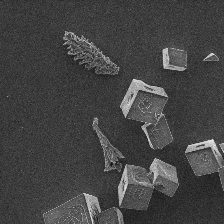
#> input picture data/Dataset/100.tif, 224 x 224 px, found by its file name; its folder holds only this picture in this run
$ jupyter execute --allow-errors Image_segmentation.ipynb
#> lines starting #> are read from the running program, lines starting #| are printed output that depends on the picture; after the words box and inside, x2 and y2 are one past the last pixel; in counts of white or black regions, pixels touching at a corner belong together
[cell 1]
import segmentation_models_pytorch as smp

#> (the rest of this cell did not finish here and is left out)

[cell 2]
import matplotlib.pyplot as plt
from skimage.color import rgb2gray
from skimage import io
from skimage.segmentation import chan_vese
import os

[cell 3]
image_dir = "data\Dataset"

[cell 4]
image_files = [file for file in os.listdir(image_dir) if file.endswith(".tif")]


for i, image_file in enumerate(image_files[:2]):
    fig, axes = plt.subplots(1, 3, figsize=(10,50))
    image_path = os.path.join(image_dir, image_file)
    image = io.imread(image_path)
#> image is the input picture: shape (224, 224, 3); min 23, max 232, mean 67.6
    gray = rgb2gray(image)
    chanvese_gray_astronaut = chan_vese(gray,
									max_num_iter=100,
									extended_output=True)
    ax = axes.flatten()
    ax[0].imshow(gray, cmap="gray")
    ax[0].set_title(f" Image{i+1} - Original Image")
    ax[1].imshow(chanvese_gray_astronaut[0], cmap="gray")
    title = "Chan-Vese segmentation - {} iterations".format(len(chanvese_gray_astronaut[2]))
#> title = 'Chan-Vese segmentation - 51 iterations'
    ax[1].set_title(title)
    ax[2].imshow(chanvese_gray_astronaut[1], cmap="gray")
    ax[2].set_title("Final Level Set")
    plt.show()
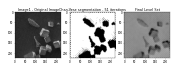
#> figure drawn by matplotlib, 3 panels

[cell 5]
image_files = [file for file in os.listdir(image_dir) if file.endswith(".tif")]

for i, image_file in enumerate(image_files[:2]):
    fig, axes = plt.subplots(1, 3, figsize=(10,50))
    image_path = os.path.join(image_dir, image_file)
    image = io.imread(image_path)
    gray = rgb2gray(image)
    chanvese_gray_astronaut = chan_vese(gray,mu=0.2, lambda1=1, lambda2=1, tol=1e-3,
									max_num_iter=120,dt=0.5, init_level_set="checkerboard",
									extended_output=True)
    #cv = chan_vese(image, mu=0.25, lambda1=1, lambda2=1, tol=1e-3,
               #max_num_iter=200, dt=0.5, init_level_set="checkerboard",
              # extended_output=True)


    ax = axes.flatten()
    ax[0].imshow(gray, cmap="gray")
    ax[0].set_title(f" Image{i+1} - Original Image")
    ax[1].imshow(chanvese_gray_astronaut[0], cmap="gray")
    title = "Chan-Vese segmentation - {} iterations".format(len(chanvese_gray_astronaut[2]))
#> title = 'Chan-Vese segmentation - 54 iterations'
    ax[1].set_title(title)
    ax[2].imshow(chanvese_gray_astronaut[1], cmap="gray")
    ax[2].set_title("Final Level Set")
    plt.show()

[cell 6]
from skimage.segmentation import slic
from skimage.color import label2rgb
import skimage
import numpy as np

[cell 7]
blurred_image_list = []

for i, image_file in enumerate(image_files):
    print(f"Processing image {i+1}: {image_file}")
    image_path = os.path.join(image_dir, image_file)
    image = io.imread(image_path)
    gray_image = skimage.color.rgb2gray(image)
    blurred_image = skimage.filters.gaussian(gray_image, sigma=1.0)
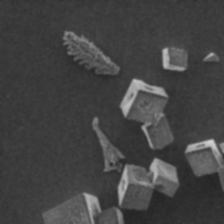
#> blurred_image: shape (224, 224) float64; min 0.145, max 0.828, mean 0.265
    blurred_image_list.append(blurred_image)

blurred_image_stack = np.stack(blurred_image_list)

[cell 8]
histogram, bin_edges = np.histogram(blurred_image, bins=256, range=(0.0, 1.0))
#> histogram = 256 values, max 4204 at index 60, min 0 at index 0, mean 196; bin_edges = 257 values from 0 to 1
fig, ax = plt.subplots()
plt.plot(bin_edges[0:-1], histogram)
plt.title("Graylevel histogram")
plt.xlabel("gray value")
plt.ylabel("pixel count")
plt.xlim(0, 1.0)
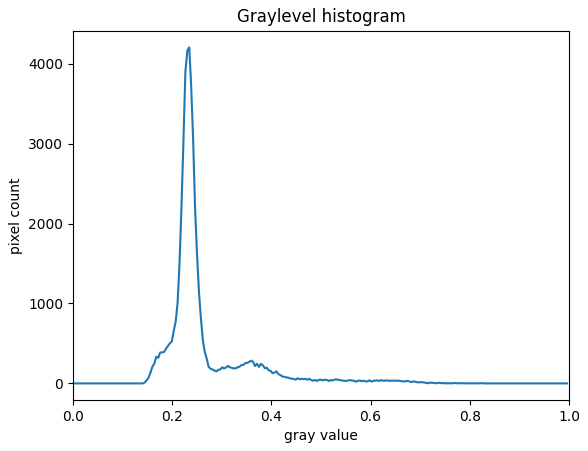
#> figure drawn by matplotlib, 1 panel; curve peaks at x = 0.234, y = 4204

[cell 9]
mask_stack = np.zeros_like(blurred_image_stack, dtype=bool)
for i, image in enumerate(blurred_image_stack):
    t = skimage.filters.threshold_otsu(image)
    mask_stack[i] = image > t
    print("Found automatic threshold t = {}.".format(t))
#> this loop made 1 pass
#> t on pass 1: 0.338
#| Found automatic threshold t = 0.33822857892152547.

mask_stack.shape
#> Out = (1, 224, 224)

[cell 10]
fig, ax = plt.subplots()
#> (the rest of this cell did not finish here and is left out)

[cell 11]
selection_list = []
for i, image_file in enumerate(image_files):
    bin_mask = mask_stack[i]
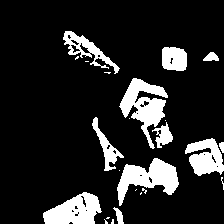
#> bin_mask: shape (224, 224) bool; 14.6% white; 24 white regions (13 under 20 px), largest, box (x1, y1, x2, y2) and area: (119, 78, 168, 149) 1467, (117, 158, 179, 206) 1407, (43, 192, 102, 224) 1231
    image_file = image_files[i]
    image_path = os.path.join(image_dir, image_file)
    image = io.imread(image_path)
    selection = image.copy()
    selection[~bin_mask] = 0
    selection_list.append(selection)

mask_stack = mask_stack.astype(np.uint8)

[cell 12]
fig, ax = plt.subplots()
#> (the rest of this cell did not finish here and is left out)

[cell 13]
import cv2
import numpy as np

output_dir = "images/"

for i, image_file in enumerate(image_files):
    num_labels, labels, stats, centroids = cv2.connectedComponentsWithStats(mask_stack[i])

    for label in range(1, num_labels):
        x, y, width, height, area = stats[label]

        object_mask = (labels == label)

        tmp = selection_list[i].copy()
        tmp[~object_mask] = 0
        object_mask = object_mask.astype(np.uint8) * 255

        cropped_object = tmp[y:y+height, x:x+width]

        if height * width > 255:
            blank_img = 255 * np.zeros(shape=[224, 224, 3], dtype=np.uint8)
            imageX = 112 - int(width / 2)
            imageY = 112 - int(height / 2)

            blank_img[imageY:imageY + height, imageX:imageX + width] = cropped_object
            output_filename = f"object_{i}_{label}.png"
            cv2.imwrite(output_dir+output_filename, blank_img)
#> this loop made 1 pass
#> num_labels on pass 1: 25
#> pass 1, `num_labels, labels, stats, centroids = cv2.connectedComponentsWithStat..`:
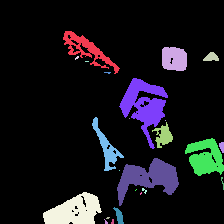
#> labels: shape (224, 224) int32; 25 distinct labels, from 0 to 24; one colour per label, 0 black
#> after the loop:
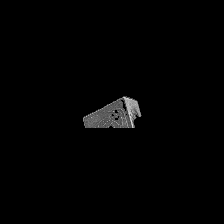
#> blank_img: shape (224, 224, 3); min 0, max 220, mean 2.6
#> after the loop:
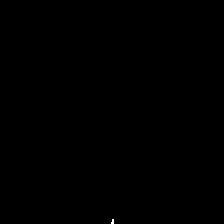
#> object_mask: shape (224, 224); 0.02% white in thin lines or dots, all inside (x1, y1, x2, y2) = (111, 219, 114, 224)

[cell 14]
slic_pictures = []

for i, image_file in enumerate(image_files):
	print(f"Processing image {i+1}: {image_file}")

	image_path = os.path.join(image_dir, image_file)
	image = io.imread(image_path)

	segments = slic(image,
						n_segments=2000,
						compactness=5, sigma = 1)
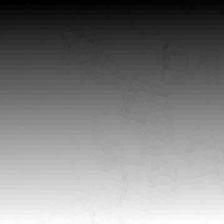
#> segments: shape (224, 224) int64; min 1, max 1880, mean 949.5; drawn with min black and max white

	slic_pictures.append(segments)

slic_stack = np.stack(slic_pictures)
slic_stack.shape
#> Out = (1, 224, 224)

[cell 15]
i = 2

plt.figure(figsize=(12, 6))

#> (the rest of this cell did not finish here and is left out)

[cell 16]
img_gray_list = []

for i, slic_image in enumerate(slic_stack):
    image_file = image_files[i]
#> image_file = '100.tif'
    image_path = os.path.join(image_dir, image_file)
    image = io.imread(image_path)
    img_segmented = label2rgb(slic_image, image, kind = 'avg')
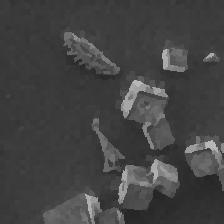
#> img_segmented: shape (224, 224, 3); min 38, max 184, mean 67.2
    img_gray = skimage.color.rgb2gray(img_segmented)
    img_gray_list.append(img_gray)

[cell 17]
img_gray_stack = np.stack(img_gray_list)

[cell 18]
t = 0.31

mask_stack = np.zeros_like(img_gray_stack, dtype=bool)
for i, image in enumerate(img_gray_list):
    mask_stack[i] = image < t
#> this loop made 1 pass

[cell 19]
for i, image_file in enumerate(image_files):
    image_file = image_files[i]
    image_path = os.path.join(image_dir, image_file)
    image = io.imread(image_path)
    selection = image.copy()
    selection[~bin_mask] = 0

fig, ax = plt.subplots()
plt.imshow(selection)

[cell 20]
import cv2
import numpy as np

bin_mask = bin_mask.astype(np.uint8)
num_labels, labels, stats, centroids = cv2.connectedComponentsWithStats(bin_mask)
#> stats = 25 rows, first 6: [0, 0, 224, 224, 42864], [63, 31, 57, 43, 677], [162, 47, 25, 24, 531], [203, 52, 16, 9, 97], [75, 56, 4, 4, 9], [85, 61, 4, 1, 4]; centroids = 25 pairs, first value 74.08 to 222.2, second value 49.44 to 221.6

for i, image_file in enumerate(image_files):


    for label in range(1, num_labels):
        # Extract the bounding box coordinates of the object
        x, y, width, height, area = stats[label]

        object_mask = (labels == label)
        #print(selection.shape)
        tmp = selection.copy()
        tmp[~object_mask] = 0
        object_mask = object_mask.astype(np.uint8) * 255
        # Crop the object from the original image
        cropped_object = tmp[y:y+height, x:x+width]

        #bin_mask2 = cropped_object
        if height * width > 255:
            # Save the cropped object to a separate PNG file
            output_filename = f"object_{label}.png"
            cv2.imwrite(output_filename, cropped_object)

            # Optionally, you can also save the binary mask for each object

            object_mask_filename = f"object_{label}_mask.png"
#> this loop made 1 pass
#> pass 1, `cv2.imwrite(output_filename, cropped_object)`:
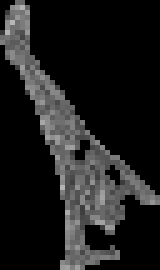
#> saved as object_8.png: shape (54, 32, 3) (shown 5 times larger); min 0, max 182, mean 29.3
            #cv2.imwrite(object_mask_filename, object_mask)

$ run again, on data/Dataset/115.tif
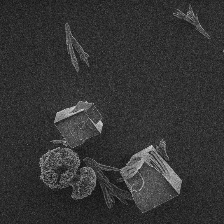
#> input picture data/Dataset/115.tif, 224 x 224 px, found by its file name
#> image is the input picture: shape (224, 224, 3); min 11, max 215, mean 52.3
#> `title = "Chan-Vese segmentation - {} iterations".format(len(chanvese_g..`: title = 'Chan-Vese segmentation - 50 iterations'
#> `title = "Chan-Vese segmentation - {} iterations".format(len(chanvese_g..`: title = 'Chan-Vese segmentation - 52 iterations'
#> histogram = 256 values, max 3944 at index 47, min 0 at index 0, mean 196; bin_edges = 257 values from 0 to 1
#> the loop `for i, image in enumerate(blurred_image_stack):` made 1 pass
#> t on pass 1: 0.272
#> (printed output is left out)
#> bin_mask: shape (224, 224) bool; 12.3% white; 14 white regions (8 under 20 px), largest, box (x1, y1, x2, y2) and area: (119, 139, 183, 213) 2518, (39, 100, 104, 188) 2502, (71, 166, 97, 199) 394, (65, 23, 89, 72) 387, (173, 6, 210, 38) 275, (93, 160, 111, 170) 53
#> the loop `for i, image_file in enumerate(image_files):` made 1 pass
#> num_labels on pass 1: 15
#> pass 1, `num_labels, labels, stats, centroids = cv2.connectedComponentsWithStat..`:
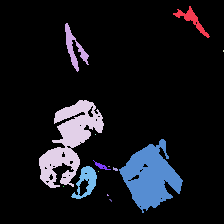
#> labels: shape (224, 224) int32; 15 distinct labels, from 0 to 14; one colour per label, 0 black
#> image_file = '115.tif'
#> the loop `for i, image in enumerate(img_gray_list):` made 1 pass
#> stats = 15 rows, first 6: [0, 0, 224, 224, 44019], [173, 6, 37, 32, 275], [65, 23, 24, 49, 387], [223, 50, 1, 2, 2], [39, 100, 65, 88, 2502], [95, 134, 1, 1, 1]; centroids = 15 rows, first 8: [111.8, 106.5], [191.6, 19.49], [74.06, 48.09], [223, 50.5], [69.25, 140.7], [95, 134], [150, 176.3], [100.8, 165.7]
#> the loop `for i, image_file in enumerate(image_files):  ` made 1 pass
#> pass 1, `cv2.imwrite(output_filename, cropped_object)`:
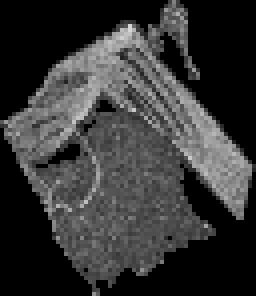
#> saved as object_6.png: shape (74, 64, 3) (shown 4 times larger); min 0, max 215, mean 53.3
